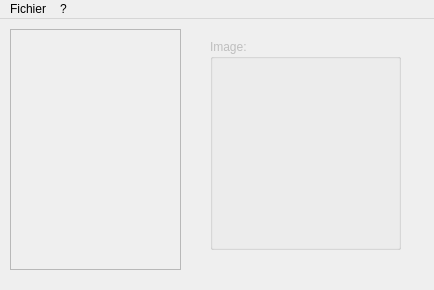
<?xml version="1.0" encoding="UTF-8"?>
<ui version="4.0">
 <class>MainWindow</class>
 <widget class="QMainWindow" name="MainWindow">
  <property name="enabled">
   <bool>true</bool>
  </property>
  <property name="geometry">
   <rect>
    <x>0</x>
    <y>0</y>
    <width>434</width>
    <height>290</height>
   </rect>
  </property>
  <property name="windowTitle">
   <string>MainWindow</string>
  </property>
  <widget class="QWidget" name="centralwidget">
   <property name="enabled">
    <bool>false</bool>
   </property>
   <widget class="QListView" name="listeMots">
    <property name="geometry">
     <rect>
      <x>10</x>
      <y>10</y>
      <width>171</width>
      <height>241</height>
     </rect>
    </property>
   </widget>
   <widget class="QGroupBox" name="dispImage">
    <property name="geometry">
     <rect>
      <x>210</x>
      <y>20</y>
      <width>191</width>
      <height>211</height>
     </rect>
    </property>
    <property name="title">
     <string>Image:</string>
    </property>
    <property name="flat">
     <bool>false</bool>
    </property>
   </widget>
  </widget>
  <widget class="QMenuBar" name="menubar">
   <property name="geometry">
    <rect>
     <x>0</x>
     <y>0</y>
     <width>434</width>
     <height>25</height>
    </rect>
   </property>
   <widget class="QMenu" name="menuFichier">
    <property name="title">
     <string>Fichier</string>
    </property>
    <addaction name="actionOuvrir"/>
    <addaction name="actionSave_as"/>
    <addaction name="actionQuitter"/>
   </widget>
   <widget class="QMenu" name="menu">
    <property name="title">
     <string>?</string>
    </property>
    <addaction name="actionA_propos"/>
    <addaction name="actionA_propos_de_QT"/>
   </widget>
   <addaction name="menuFichier"/>
   <addaction name="menu"/>
  </widget>
  <action name="actionOuvrir">
   <property name="text">
    <string>Ouvrir</string>
   </property>
  </action>
  <action name="actionSave_as">
   <property name="text">
    <string>Enregistrer sous</string>
   </property>
  </action>
  <action name="actionQuitter">
   <property name="text">
    <string>Quitter</string>
   </property>
  </action>
  <action name="actionA_propos">
   <property name="text">
    <string>A propos</string>
   </property>
  </action>
  <action name="actionA_propos_de_QT">
   <property name="text">
    <string>A propos de QT</string>
   </property>
  </action>
 </widget>
 <resources/>
 <connections/>
</ui>
